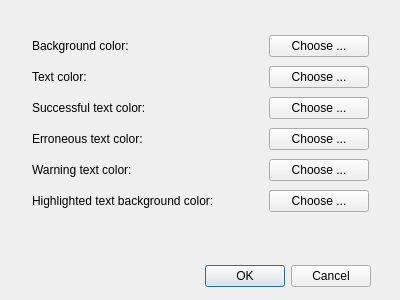
<?xml version="1.0" encoding="UTF-8"?>
<ui version="4.0">
 <class>Widget</class>
 <widget class="QWidget" name="Dialog">
  <property name="geometry">
   <rect>
    <x>0</x>
    <y>0</y>
    <width>400</width>
    <height>300</height>
   </rect>
  </property>
  <property name="minimumSize">
   <size>
    <width>400</width>
    <height>300</height>
   </size>
  </property>
  <property name="maximumSize">
   <size>
    <width>400</width>
    <height>300</height>
   </size>
  </property>
  <property name="windowTitle">
   <string>Format editor</string>
  </property>
  <widget class="QDialogButtonBox" name="buttonBox">
   <property name="geometry">
    <rect>
     <x>30</x>
     <y>260</y>
     <width>341</width>
     <height>32</height>
    </rect>
   </property>
   <property name="orientation">
    <enum>Qt::Horizontal</enum>
   </property>
   <property name="standardButtons">
    <set>QDialogButtonBox::Cancel|QDialogButtonBox::Ok</set>
   </property>
  </widget>
  <widget class="QWidget" name="verticalLayoutWidget">
   <property name="geometry">
    <rect>
     <x>0</x>
     <y>0</y>
     <width>401</width>
     <height>251</height>
    </rect>
   </property>
   <layout class="QVBoxLayout" name="verticalLayout">
    <property name="leftMargin">
     <number>32</number>
    </property>
    <property name="topMargin">
     <number>32</number>
    </property>
    <property name="rightMargin">
     <number>32</number>
    </property>
    <property name="bottomMargin">
     <number>32</number>
    </property>
    <item>
     <layout class="QHBoxLayout" name="horizontalLayout">
      <item>
       <widget class="QLabel" name="label">
        <property name="text">
         <string>Background color:</string>
        </property>
       </widget>
      </item>
      <item>
       <widget class="QPushButton" name="btnBack">
        <property name="maximumSize">
         <size>
          <width>100</width>
          <height>16777215</height>
         </size>
        </property>
        <property name="text">
         <string>Choose ...</string>
        </property>
       </widget>
      </item>
     </layout>
    </item>
    <item>
     <layout class="QHBoxLayout" name="horizontalLayout_2">
      <item>
       <widget class="QLabel" name="label_2">
        <property name="text">
         <string>Text color:</string>
        </property>
       </widget>
      </item>
      <item>
       <widget class="QPushButton" name="btnText">
        <property name="maximumSize">
         <size>
          <width>100</width>
          <height>16777215</height>
         </size>
        </property>
        <property name="text">
         <string>Choose ...</string>
        </property>
       </widget>
      </item>
     </layout>
    </item>
    <item>
     <layout class="QHBoxLayout" name="horizontalLayout_3">
      <item>
       <widget class="QLabel" name="label_4">
        <property name="text">
         <string>Successful text color:</string>
        </property>
       </widget>
      </item>
      <item>
       <widget class="QPushButton" name="btnSucc">
        <property name="maximumSize">
         <size>
          <width>100</width>
          <height>16777215</height>
         </size>
        </property>
        <property name="text">
         <string>Choose ...</string>
        </property>
       </widget>
      </item>
     </layout>
    </item>
    <item>
     <layout class="QHBoxLayout" name="horizontalLayout_5">
      <item>
       <widget class="QLabel" name="label_5">
        <property name="text">
         <string>Erroneous text color:</string>
        </property>
       </widget>
      </item>
      <item>
       <widget class="QPushButton" name="btnErro">
        <property name="maximumSize">
         <size>
          <width>100</width>
          <height>16777215</height>
         </size>
        </property>
        <property name="text">
         <string>Choose ...</string>
        </property>
       </widget>
      </item>
     </layout>
    </item>
    <item>
     <layout class="QHBoxLayout" name="horizontalLayout_6">
      <item>
       <widget class="QLabel" name="label_6">
        <property name="text">
         <string>Warning text color:</string>
        </property>
       </widget>
      </item>
      <item>
       <widget class="QPushButton" name="btnWarn">
        <property name="maximumSize">
         <size>
          <width>100</width>
          <height>16777215</height>
         </size>
        </property>
        <property name="text">
         <string>Choose ...</string>
        </property>
       </widget>
      </item>
     </layout>
    </item>
    <item>
     <layout class="QHBoxLayout" name="horizontalLayout_7">
      <item>
       <widget class="QLabel" name="label_7">
        <property name="text">
         <string>Highlighted text background color:</string>
        </property>
       </widget>
      </item>
      <item>
       <widget class="QPushButton" name="btnHigh">
        <property name="maximumSize">
         <size>
          <width>100</width>
          <height>16777215</height>
         </size>
        </property>
        <property name="text">
         <string>Choose ...</string>
        </property>
       </widget>
      </item>
     </layout>
    </item>
   </layout>
  </widget>
 </widget>
 <resources/>
</ui>
